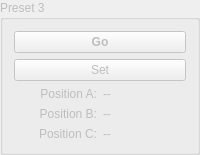
       <widget class="QGroupBox" name="group_p3">
        <property name="enabled">
         <bool>false</bool>
        </property>
        <property name="title">
         <string>Preset 3</string>
        </property>
        <layout class="QGridLayout" name="gridLayout_7">
         <item row="1" column="0">
          <widget class="QPushButton" name="push_pr3_set">
           <property name="text">
            <string>Set</string>
           </property>
          </widget>
         </item>
         <item row="4" column="0">
          <layout class="QHBoxLayout" name="horizontalLayout_34">
           <item>
            <widget class="QLabel" name="label_35">
             <property name="text">
              <string>Position B:</string>
             </property>
             <property name="alignment">
              <set>Qt::AlignRight|Qt::AlignTrailing|Qt::AlignVCenter</set>
             </property>
            </widget>
           </item>
           <item>
            <widget class="QLabel" name="label_pr3_b">
             <property name="minimumSize">
              <size>
               <width>40</width>
               <height>0</height>
              </size>
             </property>
             <property name="text">
              <string>--</string>
             </property>
            </widget>
           </item>
          </layout>
         </item>
         <item row="3" column="0">
          <layout class="QHBoxLayout" name="horizontalLayout_28">
           <item>
            <widget class="QLabel" name="label_21">
             <property name="text">
              <string>Position A:</string>
             </property>
             <property name="alignment">
              <set>Qt::AlignRight|Qt::AlignTrailing|Qt::AlignVCenter</set>
             </property>
            </widget>
           </item>
           <item>
            <widget class="QLabel" name="label_pr3_a">
             <property name="minimumSize">
              <size>
               <width>40</width>
               <height>0</height>
              </size>
             </property>
             <property name="text">
              <string>--</string>
             </property>
            </widget>
           </item>
          </layout>
         </item>
         <item row="5" column="0">
          <layout class="QHBoxLayout" name="horizontalLayout_35">
           <item>
            <widget class="QLabel" name="label_37">
             <property name="text">
              <string>Position C:</string>
             </property>
             <property name="alignment">
              <set>Qt::AlignRight|Qt::AlignTrailing|Qt::AlignVCenter</set>
             </property>
            </widget>
           </item>
           <item>
            <widget class="QLabel" name="label_pr3_c">
             <property name="minimumSize">
              <size>
               <width>40</width>
               <height>0</height>
              </size>
             </property>
             <property name="text">
              <string>--</string>
             </property>
            </widget>
           </item>
          </layout>
         </item>
         <item row="0" column="0">
          <widget class="QPushButton" name="push_pr3_go">
           <property name="sizePolicy">
            <sizepolicy hsizetype="Minimum" vsizetype="Expanding">
             <horstretch>0</horstretch>
             <verstretch>0</verstretch>
            </sizepolicy>
           </property>
           <property name="font">
            <font>
             <weight>75</weight>
             <bold>true</bold>
            </font>
           </property>
           <property name="text">
            <string>Go</string>
           </property>
          </widget>
         </item>
        </layout>
       </widget>
